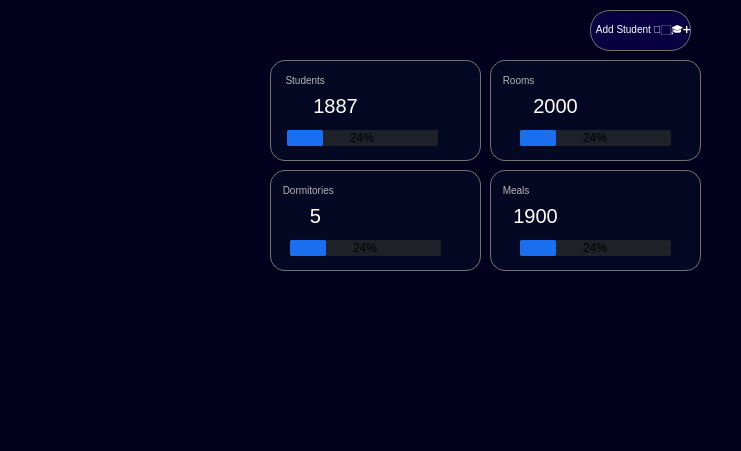
<?xml version="1.0" encoding="UTF-8"?>
<ui version="4.0">
 <class>dashboard</class>
 <widget class="QWidget" name="dashboard">
  <property name="geometry">
   <rect>
    <x>0</x>
    <y>0</y>
    <width>741</width>
    <height>451</height>
   </rect>
  </property>
  <property name="windowTitle">
   <string>Form</string>
  </property>
  <property name="styleSheet">
   <string notr="true"/>
  </property>
  <widget class="QWidget" name="widget" native="true">
   <property name="geometry">
    <rect>
     <x>0</x>
     <y>0</y>
     <width>741</width>
     <height>451</height>
    </rect>
   </property>
   <property name="styleSheet">
    <string notr="true">background-color : rgb(2, 0, 28);</string>
   </property>
   <widget class="QFrame" name="frame">
    <property name="geometry">
     <rect>
      <x>270</x>
      <y>60</y>
      <width>211</width>
      <height>101</height>
     </rect>
    </property>
    <property name="styleSheet">
     <string notr="true">QFrame 
{
	background-color:  rgb(5, 8, 34);
    border-radius: 15px;
	border: 1px solid rgb(114, 114, 114);
    color: white;
	text-align: left ;
    font-size: 10px;
	font: 700 &quot;Segoe UI&quot;
	
}</string>
    </property>
    <property name="frameShape">
     <enum>QFrame::Shape::StyledPanel</enum>
    </property>
    <property name="frameShadow">
     <enum>QFrame::Shadow::Raised</enum>
    </property>
    <widget class="QPushButton" name="pushButton_student_num_3">
     <property name="geometry">
      <rect>
       <x>10</x>
       <y>10</y>
       <width>51</width>
       <height>21</height>
      </rect>
     </property>
     <property name="styleSheet">
      <string notr="true">QPushButton {
    background-color:  rgb(5, 8, 34);
    border-radius: 10px;
    color: rgb(180, 180, 180);
    font-size: 10px;
	text-align:left;
	font: 700 &quot;Segoe UI&quot;;
}

QPushButton:hover {
    background-color: #404457;
}

QPushButton:checked {
    background-color: #404457;
} </string>
     </property>
     <property name="text">
      <string>  Students</string>
     </property>
    </widget>
    <widget class="QPushButton" name="pushButton_student_num">
     <property name="geometry">
      <rect>
       <x>20</x>
       <y>30</y>
       <width>91</width>
       <height>31</height>
      </rect>
     </property>
     <property name="styleSheet">
      <string notr="true">QPushButton {
    background-color:  rgb(5, 8, 34);
    border-radius: 10px;
    color: white;
    font-size: 20px;
	font: 700 &quot;Segoe UI&quot;;
}

QPushButton:hover {
    background-color: #404457;
}

QPushButton:checked {
    background-color: #404457;
} </string>
     </property>
     <property name="text">
      <string>1887</string>
     </property>
    </widget>
    <widget class="QProgressBar" name="StudentBar">
     <property name="geometry">
      <rect>
       <x>17</x>
       <y>70</y>
       <width>151</width>
       <height>16</height>
      </rect>
     </property>
     <property name="styleSheet">
      <string notr="true">QProgressBar {
    background-color: #1e2128;
    border: none;
    border-radius: 2px;
    height: 4px;
    text-align: center;
}

QProgressBar::chunk {
    background-color: #1a6ef0;
    border-radius: 2px;
}</string>
     </property>
     <property name="value">
      <number>24</number>
     </property>
    </widget>
   </widget>
   <widget class="QFrame" name="frame_2">
    <property name="geometry">
     <rect>
      <x>490</x>
      <y>60</y>
      <width>211</width>
      <height>101</height>
     </rect>
    </property>
    <property name="styleSheet">
     <string notr="true">QFrame 
{
	background-color:  rgb(5, 8, 34);
    border-radius: 15px;
	border: 1px solid rgb(114, 114, 114);
    color: white;
	text-align: left ;
    font-size: 10px;
	font: 700 &quot;Segoe UI&quot;
	
}</string>
    </property>
    <property name="frameShape">
     <enum>QFrame::Shape::StyledPanel</enum>
    </property>
    <property name="frameShadow">
     <enum>QFrame::Shadow::Raised</enum>
    </property>
    <widget class="QPushButton" name="room_num_2">
     <property name="geometry">
      <rect>
       <x>10</x>
       <y>10</y>
       <width>41</width>
       <height>21</height>
      </rect>
     </property>
     <property name="styleSheet">
      <string notr="true">QPushButton {
    background-color:  rgb(5, 8, 34);
    border-radius: 10px;
    color: rgb(180, 180, 180);
    font-size: 10px;
	text-align:left;
	font: 700 &quot;Segoe UI&quot;;
}

QPushButton:hover {
    background-color: #404457;
}

QPushButton:checked {
    background-color: #404457;
} </string>
     </property>
     <property name="text">
      <string> Rooms</string>
     </property>
    </widget>
    <widget class="QProgressBar" name="RoomBar">
     <property name="geometry">
      <rect>
       <x>30</x>
       <y>70</y>
       <width>151</width>
       <height>16</height>
      </rect>
     </property>
     <property name="styleSheet">
      <string notr="true">QProgressBar {
    background-color: #1e2128;
    border: none;
    border-radius: 2px;
    height: 4px;
    text-align: center;
}

QProgressBar::chunk {
    background-color: #1a6ef0;
    border-radius: 2px;
}</string>
     </property>
     <property name="value">
      <number>24</number>
     </property>
    </widget>
    <widget class="QPushButton" name="room_num">
     <property name="geometry">
      <rect>
       <x>20</x>
       <y>30</y>
       <width>91</width>
       <height>31</height>
      </rect>
     </property>
     <property name="styleSheet">
      <string notr="true">QPushButton {
    background-color:  rgb(5, 8, 34);
    border-radius: 10px;
    color: white;
    font-size: 20px;
	font: 700 &quot;Segoe UI&quot;;
}

QPushButton:hover {
    background-color: #404457;
}

QPushButton:checked {
    background-color: #404457;
} </string>
     </property>
     <property name="text">
      <string>2000</string>
     </property>
    </widget>
   </widget>
   <widget class="QFrame" name="frame_3">
    <property name="geometry">
     <rect>
      <x>270</x>
      <y>170</y>
      <width>211</width>
      <height>101</height>
     </rect>
    </property>
    <property name="styleSheet">
     <string notr="true">QFrame 
{
	background-color:  rgb(5, 8, 34);
    border-radius: 15px;
	border: 1px solid rgb(114, 114, 114);
    color: white;
	text-align: left ;
    font-size: 10px;
	font: 700 &quot;Segoe UI&quot;
	
}</string>
    </property>
    <property name="frameShape">
     <enum>QFrame::Shape::StyledPanel</enum>
    </property>
    <property name="frameShadow">
     <enum>QFrame::Shadow::Raised</enum>
    </property>
    <widget class="QPushButton" name="pushButton_student_num_5">
     <property name="geometry">
      <rect>
       <x>10</x>
       <y>10</y>
       <width>61</width>
       <height>21</height>
      </rect>
     </property>
     <property name="styleSheet">
      <string notr="true">QPushButton {
    background-color:  rgb(5, 8, 34);
    border-radius: 10px;
    color: rgb(180, 180, 180);
    font-size: 10px;
	text-align:left;
	font: 700 &quot;Segoe UI&quot;;
}

QPushButton:hover {
    background-color: #404457;
}

QPushButton:checked {
    background-color: #404457;
} </string>
     </property>
     <property name="text">
      <string> Dormitories</string>
     </property>
    </widget>
    <widget class="QPushButton" name="pushButton_student_num_6">
     <property name="geometry">
      <rect>
       <x>20</x>
       <y>30</y>
       <width>51</width>
       <height>31</height>
      </rect>
     </property>
     <property name="styleSheet">
      <string notr="true">QPushButton {
    background-color:  rgb(5, 8, 34);
    border-radius: 10px;
    color: white;
    font-size: 20px;
	font: 700 &quot;Segoe UI&quot;;
}

QPushButton:hover {
    background-color: #404457;
}

QPushButton:checked {
    background-color: #404457;
} </string>
     </property>
     <property name="text">
      <string>5</string>
     </property>
    </widget>
    <widget class="QProgressBar" name="DormitoriyBar">
     <property name="geometry">
      <rect>
       <x>20</x>
       <y>70</y>
       <width>151</width>
       <height>16</height>
      </rect>
     </property>
     <property name="styleSheet">
      <string notr="true">QProgressBar {
    background-color: #1e2128;
    border: none;
    border-radius: 2px;
    height: 4px;
    text-align: center;
}

QProgressBar::chunk {
    background-color: #1a6ef0;
    border-radius: 2px;
}</string>
     </property>
     <property name="value">
      <number>24</number>
     </property>
    </widget>
   </widget>
   <widget class="QFrame" name="frame_4">
    <property name="geometry">
     <rect>
      <x>490</x>
      <y>170</y>
      <width>211</width>
      <height>101</height>
     </rect>
    </property>
    <property name="styleSheet">
     <string notr="true">QFrame 
{
	background-color:  rgb(5, 8, 34);
    border-radius: 15px;
	border: 1px solid rgb(114, 114, 114);
    color: white;
	text-align: left ;
    font-size: 10px;
	font: 700 &quot;Segoe UI&quot;
	
}</string>
    </property>
    <property name="frameShape">
     <enum>QFrame::Shape::StyledPanel</enum>
    </property>
    <property name="frameShadow">
     <enum>QFrame::Shadow::Raised</enum>
    </property>
    <widget class="QPushButton" name="pushButton_student_num_7">
     <property name="geometry">
      <rect>
       <x>10</x>
       <y>10</y>
       <width>41</width>
       <height>21</height>
      </rect>
     </property>
     <property name="styleSheet">
      <string notr="true">QPushButton {
    background-color:  rgb(5, 8, 34);
    border-radius: 10px;
    color: rgb(180, 180, 180);
    font-size: 10px;
	text-align:left;
	font: 700 &quot;Segoe UI&quot;;
}

QPushButton:hover {
    background-color: #404457;
}

QPushButton:checked {
    background-color: #404457;
} </string>
     </property>
     <property name="text">
      <string> Meals </string>
     </property>
    </widget>
    <widget class="QPushButton" name="pushButton_student_num_8">
     <property name="geometry">
      <rect>
       <x>20</x>
       <y>30</y>
       <width>51</width>
       <height>31</height>
      </rect>
     </property>
     <property name="styleSheet">
      <string notr="true">QPushButton {
    background-color:  rgb(5, 8, 34);
    border-radius: 10px;
    color: white;
    font-size: 20px;
	font: 700 &quot;Segoe UI&quot;;
}

QPushButton:hover {
    background-color: #404457;
}

QPushButton:checked {
    background-color: #404457;
} </string>
     </property>
     <property name="text">
      <string>1900</string>
     </property>
    </widget>
    <widget class="QProgressBar" name="MealBar">
     <property name="geometry">
      <rect>
       <x>30</x>
       <y>70</y>
       <width>151</width>
       <height>16</height>
      </rect>
     </property>
     <property name="styleSheet">
      <string notr="true">QProgressBar {
    background-color: #1e2128;
    border: none;
    border-radius: 2px;
    height: 4px;
    text-align: center;
}

QProgressBar::chunk {
    background-color: #1a6ef0;
    border-radius: 2px;
}</string>
     </property>
     <property name="value">
      <number>24</number>
     </property>
    </widget>
   </widget>
   <widget class="QPushButton" name="pushButton_student_6">
    <property name="geometry">
     <rect>
      <x>590</x>
      <y>10</y>
      <width>101</width>
      <height>41</height>
     </rect>
    </property>
    <property name="styleSheet">
     <string notr="true">QPushButton {
    background-color: rgb(8, 0, 65);
    border-radius: 20px;
	border: 1px solid rgb(114, 114, 114);
    color: white;
	text-align: left ;
    font-size: 10px;
	font: 700 &quot;Segoe UI&quot;;
}

QPushButton:hover {
    background-color: rgb(45, 0, 112);
}

QPushButton:pressed {
    background-color: rgb(45, 0, 112);
}

</string>
    </property>
    <property name="text">
     <string>  Add Student 🧑🏻‍🎓➕</string>
    </property>
   </widget>
  </widget>
 </widget>
 <resources/>
 <connections/>
</ui>
